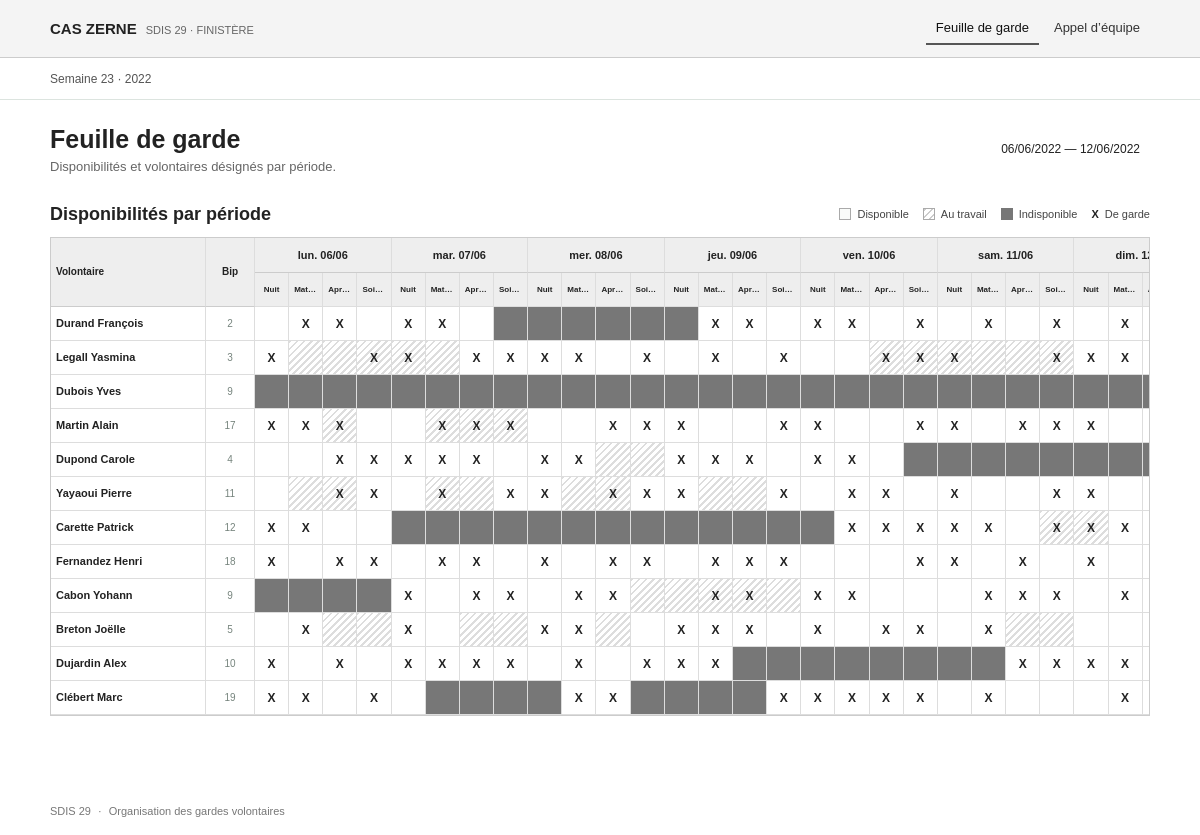
The page / on the database its author committed.
### tables this page shows
CREATE TABLE TRANCHE (
    id INT PRIMARY KEY,
    libelle VARCHAR(30) NOT NULL
);

CREATE TABLE VOLONTAIRE (
    id INT PRIMARY KEY,
    nom VARCHAR(50) NOT NULL,
    prenom VARCHAR(50) NOT NULL,
    numeroBip VARCHAR(10) NOT NULL,
    nbGardes INT NOT NULL DEFAULT 0
);

### controllers/FeuilleController.php (called while the page is built)
<?php
class FeuilleController
{
    public function afficher(): void
    {
        $model = new GardeModel();
        $volontaires = $model->getVolontaires();
        $tranches = $model->getTranches();
        $dates = $model->getDates();
        $grille = [];
        foreach ($model->getActivites() as $a) {
            $grille[$a['idVolontaire']][$a['datePeriode']][$a['idTranche']] = [
                'dispo' => $a['idDisponibilite'],
                'garde' => $a['deGarde']
            ];
        }
        require __DIR__ . '/../views/feuille.php';
    }
}

### public/index.php (called while the page is built, shortened)
<?php
require __DIR__ . '/../config/Database.php';
require __DIR__ . '/../models/GardeModel.php';
require __DIR__ . '/../controllers/FeuilleController.php';
$page = $_GET['page'] ?? 'feuille';
if ($page === 'appel') {
    $controller = new AppelController();
} else {
    $controller = new FeuilleController();
}
$controller->afficher();

### config/Database.php (called while the page is built)
<?php
class Database
{
    public static function getConnexion(): PDO
    {
        $host = getenv('DB_HOST') ?: 'localhost';
        $database = getenv('DB_NAME') ?: 'zerne';
        $user = getenv('DB_USER') ?: 'root';
        $password = getenv('DB_PASSWORD');
        if ($password === false) {
            $password = '';
        }
        $pdo = new PDO(
            "mysql:host=$host;dbname=$database;charset=utf8mb4",
            $user,
            $password
        );
        $pdo->setAttribute(PDO::ATTR_ERRMODE, PDO::ERRMODE_EXCEPTION);
        return $pdo;
    }
}

### models/GardeModel.php (called while the page is built, shortened)
<?php
class GardeModel
{
    private $pdo;
    public function __construct()
    {
        $this->pdo = Database::getConnexion();
    }
    public function getVolontaires(): array
    {
        return $this->pdo->query("SELECT id, nom, prenom, numeroBip FROM VOLONTAIRE ORDER BY id")->fetchAll(PDO::FETCH_ASSOC);
    }
    public function getTranches(): array
    {
        return $this->pdo->query("SELECT id, libelle FROM TRANCHE ORDER BY id")->fetchAll(PDO::FETCH_ASSOC);
    }
    public function getDates(): array
    {
        return $this->pdo->query("SELECT DISTINCT datePeriode FROM PERIODE_GARDE ORDER BY datePeriode")->fetchAll(PDO::FETCH_COLUMN);
    }
    public function getActivites(): array
    {
        return $this->pdo->query("SELECT idVolontaire, idTranche, datePeriode, idDisponibilite, deGarde FROM AVOIR_ACTIVITE")->fetchAll(PDO::FETCH_ASSOC);
    }
}

### views/feuille.php (the view, shortened to what this page needs)
<?php
$grille ??= [];
$dates ??= [];
$volontaires ??= [];
$tranches ??= [];
$joursCourts = ['lun.', 'mar.', 'mer.', 'jeu.', 'ven.', 'sam.', 'dim.'];
$premiereDate = $dates ? date('d/m/Y', strtotime($dates[0])) : '';
$derniereDate = $dates ? date('d/m/Y', strtotime($dates[count($dates) - 1])) : '';
require __DIR__ . '/header.php';
?>
<section class="page-stack">
    <div class="page-heading">
        <div>
            <h1>Feuille de garde</h1>
            <p class="page-subtitle">Disponibilités et volontaires désignés par période.</p>
        </div>
        <div class="week-badge"><span>SEMAINE 23</span><strong><?= htmlspecialchars($premiereDate) ?> — <?= htmlspecialchars($derniereDate) ?></strong></div>
    </div>
    <section class="schedule-section" aria-labelledby="schedule-title">
        <div class="section-heading">
            <div><span class="eyebrow">VUE D’ENSEMBLE</span><h2 id="schedule-title">Disponibilités par période</h2></div>
            <div class="legend" aria-label="Légende des disponibilités">
                <span><i class="legend-swatch swatch-available"></i>Disponible</span>
                <span><i class="legend-swatch swatch-work"></i>Au travail</span>
                <span><i class="legend-swatch swatch-unavailable"></i>Indisponible</span>
                <span><b class="legend-mark">X</b>De garde</span>
            </div>
        </div>
        <div class="table-scroll">
            <table class="schedule-table">
                <thead>
                    <tr>
                        <th class="person-column" rowspan="2" scope="col">Volontaire</th>
                        <th class="bip-column" rowspan="2" scope="col">Bip</th>
                        <?php foreach ($dates as $date): ?>
                            <th class="date-column" colspan="<?= count($tranches) ?>" scope="colgroup"><?= $joursCourts[(int) date('N', strtotime($date)) - 1] ?> <?= date('d/m', strtotime($date)) ?></th>
                        <?php endforeach; ?>
                    </tr>
                    <tr>
                        <?php foreach ($dates as $date): ?>
                            <?php foreach ($tranches as $t): ?>
                                <th class="shift-column" scope="col" title="<?= htmlspecialchars($t['libelle']) ?>"><?= htmlspecialchars($t['libelle']) ?></th>
                            <?php endforeach; ?>
                        <?php endforeach; ?>
                    </tr>
                </thead>
                <tbody>
                    <?php foreach ($volontaires as $v): ?>
                        <tr>
                            <th class="person-cell" scope="row"><?= htmlspecialchars($v['nom'] . ' ' . $v['prenom']) ?></th>
                            <td class="bip-cell"><?= htmlspecialchars($v['numeroBip']) ?></td>
                            <?php foreach ($dates as $date): ?>
                                <?php foreach ($tranches as $t): ?>
                                    <?php $case = $grille[$v['id']][$date][$t['id']] ?? null; ?>
                                    <td class="availability d<?= $case ? $case['dispo'] : 3 ?>" title="<?= htmlspecialchars($t['libelle']) ?><?= $case && $case['garde'] ? ' · De garde' : '' ?>"><?= ($case && $case['garde']) ? '<span class="guard-mark">X</span>' : '' ?></td>
                                <?php endforeach; ?>
                            <?php endforeach; ?>
                        </tr>
                    <?php endforeach; ?>
                </tbody>
            </table>
        </div>
    </section>
</section>
<?php require __DIR__ . '/footer.php'; ?>

### views/header.php (shortened to what this page needs)
<!DOCTYPE html>
<html lang="fr">
<head>
    <link rel="stylesheet" href="style.css?v=2">
</head>
<body>
<?php $pageActive = $_GET['page'] ?? 'feuille'; ?>
<div class="app-shell">
    <aside class="sidebar">
        <a class="brand" href="index.php?page=feuille" aria-label="CIS Ouessant, accueil">
            <span class="brand-copy"><strong>CAS ZERNE</strong><small>SDIS 29 · FINISTÈRE</small></span>
        </a>
        <nav class="primary-nav" aria-label="Navigation principale">
            <a href="index.php?page=feuille" class="nav-link<?= $pageActive === 'feuille' ? ' is-active' : '' ?>"<?= $pageActive === 'feuille' ? ' aria-current="page"' : '' ?>>
                <span class="nav-index">01</span><span>Feuille de garde</span>
            </a>
            <a href="index.php?page=appel" class="nav-link<?= $pageActive === 'appel' ? ' is-active' : '' ?>"<?= $pageActive === 'appel' ? ' aria-current="page"' : '' ?>>
                <span class="nav-index">02</span><span>Appel d’équipe</span>
            </a>
        </nav>
    </aside>
    <div class="main-shell">
        <header class="topbar">
            <span class="topbar-status"><span class="status-dot"></span> Semaine 23 · 2022</span>
        </header>
        <main class="content">

### views/footer.php
		</main>
		<footer class="app-footer">SDIS 29 <span>·</span> Organisation des gardes volontaires</footer>
	</div>
</div>
</body>
</html>

### rows shown on the page
tranche: libelle "Nuit", shows "X"
tranche: libelle "Mat…", shows "X"
tranche: libelle "Apr…", shows "X"
tranche: libelle "Soirée", shows "X"
volontaire: nom+prenom "Durand François", numeroBip "2"
volontaire: nom+prenom "Legall Yasmina", numeroBip "3"
volontaire: nom+prenom "Dubois Yves", numeroBip "9"
volontaire: nom+prenom "Martin Alain", numeroBip "17"
volontaire: nom+prenom "Dupond Carole", numeroBip "4"
volontaire: nom+prenom "Yayaoui Pierre", numeroBip "11"
volontaire: nom+prenom "Carette Patrick", numeroBip "12"
volontaire: nom+prenom "Fernandez Henri", numeroBip "18"
volontaire: nom+prenom "Cabon Yohann", numeroBip "9"
volontaire: nom+prenom "Breton Joëlle", numeroBip "5"
volontaire: nom+prenom "Dujardin Alex", numeroBip "10"
volontaire: nom+prenom "Clébert Marc", numeroBip "19"

### other values the page prints
$premiereDate "06/06/2022"
$derniereDate "12/06/2022"
$joursCourts[(int) date('N', strtotime($date)) - 1] "lun."
date('d/m', strtotime($date)) "06/06"
$joursCourts[(int) date('N', strtotime($date)) - 1] "mar."
date('d/m', strtotime($date)) "07/06"
$joursCourts[(int) date('N', strtotime($date)) - 1] "mer."
date('d/m', strtotime($date)) "08/06"
$joursCourts[(int) date('N', strtotime($date)) - 1] "jeu."
date('d/m', strtotime($date)) "09/06"
$joursCourts[(int) date('N', strtotime($date)) - 1] "ven."
date('d/m', strtotime($date)) "10/06"
$joursCourts[(int) date('N', strtotime($date)) - 1] "sam."
date('d/m', strtotime($date)) "11/06"
$joursCourts[(int) date('N', strtotime($date)) - 1] "dim."
